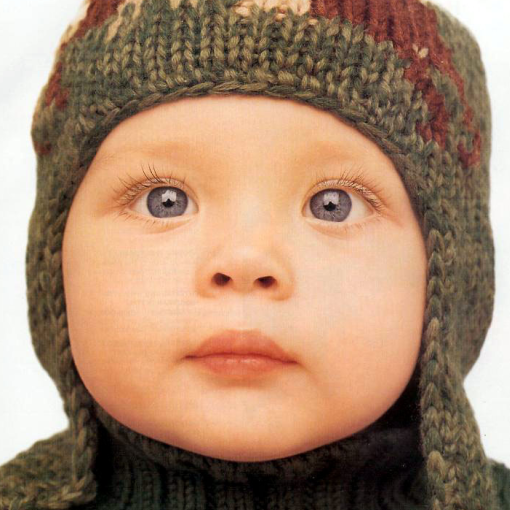
#> input picture HR_SCALE_X3/img_001_SRF_3_HR.png, 510 x 510 px; its folder holds only this picture in this run
$ jupyter execute --allow-errors PATCHES_CREATED_WITH_PSNR_AND_SSIM.ipynb   (shell and % lines are left out)
#> lines starting #> are read from the running program, lines starting #| are printed output that depends on the picture
[cell 1]
cd CANS

[cell 2]
######################### AUTOMATICALLY CREATED PATCHES OF DIFFERENT SR METHODS SUCH AS SRCNN, VDSR, FSRCNN, MDSR, PAN, CARN, A2N METHODS
import numpy as np
import cv2
import os

def create_patches(image_folder, output_folder, patch_size=(100,100)):
    """Create patches from images in a specified folder and save them to an output folder."""
#> called with image_folder = 'HR_SCALE_X3', output_folder = '1_PATCH_HR_SCALE_X3', patch_size = (100, 100)
    if not os.path.exists(output_folder):
        os.makedirs(output_folder)

    patch_index = 1
    for filename in os.listdir(image_folder):
        if filename.endswith('.jpg') or filename.endswith('.png'):
            img = cv2.imread(os.path.join(image_folder, filename))
#> img is the input picture: shape (510, 510, 3); mean B, G, R 109.3, 134.2, 167.1
            if img is None:
                continue  # Skip if the image is not read properly
            h, w, _ = img.shape
#> h = 510; w = 510
            for i in range(0, h - patch_size[0] + 1, patch_size[0]):
                for j in range(0, w - patch_size[1] + 1, patch_size[1]):
                    patch = img[i:i + patch_size[0], j:j + patch_size[1]]
                    patch_filename = f'patch_{patch_index}.png'
                    cv2.imwrite(os.path.join(output_folder, patch_filename), patch)
                    patch_index += 1
#> this loop made 5 passes
#> pass 1, in create_patches, `cv2.imwrite(os.path.join(output_folder, patch_filename), patch)`:
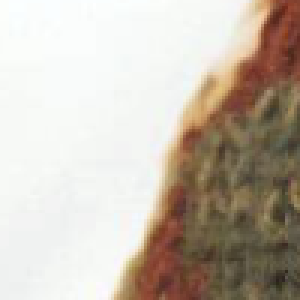
#> saved as patch_1.png: shape (100, 100, 3) (shown 3 times larger); mean B, G, R 174.5, 186.6, 196.7
#> pass 1, in create_patches, `cv2.imwrite(os.path.join(output_folder, patch_filename), patch)`:
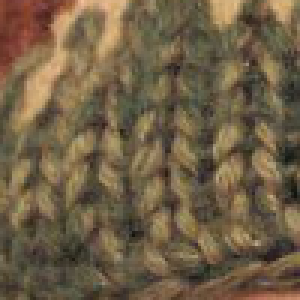
#> saved as patch_2.png: shape (100, 100, 3) (shown 3 times larger); mean B, G, R 70.1, 95.4, 112.4
#> pass 1, in create_patches, `cv2.imwrite(os.path.join(output_folder, patch_filename), patch)`:
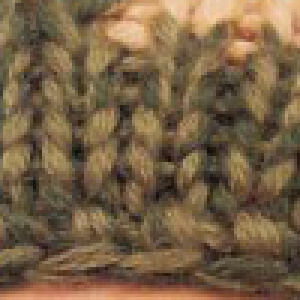
#> saved as patch_3.png: shape (100, 100, 3) (shown 3 times larger); mean B, G, R 69.6, 97, 119.8
#> pass 1, in create_patches, `cv2.imwrite(os.path.join(output_folder, patch_filename), patch)`:
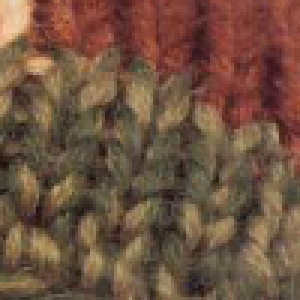
#> saved as patch_4.png: shape (100, 100, 3) (shown 3 times larger); mean B, G, R 64, 82.5, 111.5
#> after the loop, patch_index = 26

def main():
    # Define the folders containing the images
    folder1 = 'HR_SCALE_X3'  # Path to the first folder of images
    folder2 = 'MDSR_METHOD_X3'  # Path to the second folder of images
    folder3 = 'PAN_METHOD_X3'  # Path to the second folder of images
    folder4 = 'CARN_METHOD_X3'  # Path to the second folder of images
    folder5 = 'A2N_METHOD_X3'  # Path to the second folder of images

    # Create patches from both folders and save them to new folders
    create_patches(folder1, output_folder='1_PATCH_HR_SCALE_X3')
    create_patches(folder2, output_folder='2_PATCH_MDSR_METHOD_X3')
    create_patches(folder3, output_folder='3_PATCH_PAN_METHOD_X3')
    create_patches(folder4, output_folder='4_PATCH_CARN_METHOD_X3')
    create_patches(folder5, output_folder='5_PATCH_A2N_METHOD_X3')

#> (the rest of this cell did not finish here and is left out)

$ run again, on HR_SCALE_X3/img_005_SRF_3_HR.png
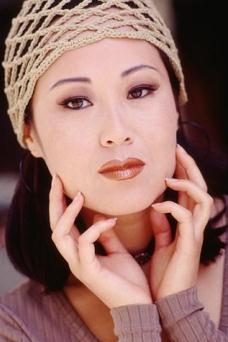
#> input picture HR_SCALE_X3/img_005_SRF_3_HR.png, 228 x 342 px
#> in create_patches, img is the input picture: shape (342, 228, 3); mean B, G, R 103.2, 110.3, 150.6
#> the loop in create_patches, `for i in range(0, h - patch_size[0] + 1, patch_size[0]):` made 3 passes
#> pass 1, in create_patches, `cv2.imwrite(os.path.join(output_folder, patch_filename), patch)`:
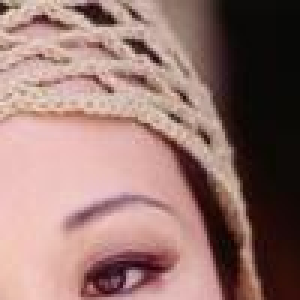
#> saved as patch_2.png: shape (100, 100, 3) (shown 3 times larger); mean B, G, R 112.6, 118.3, 150.9
#> pass 2, in create_patches, `cv2.imwrite(os.path.join(output_folder, patch_filename), patch)`:
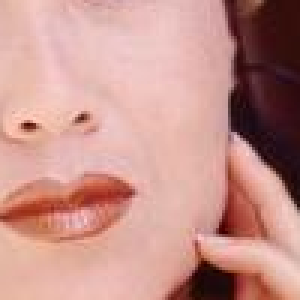
#> saved as patch_4.png: shape (100, 100, 3) (shown 3 times larger); mean B, G, R 139.8, 147.4, 197.9
#> after the loop in create_patches, `for i in range(0, h - patch_size[0] + 1, patch_size[0]):`: patch_index = 7

$ run again, on HR_SCALE_X3/img_002_SRF_3_HR.png
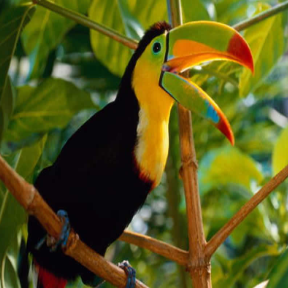
#> input picture HR_SCALE_X3/img_002_SRF_3_HR.png, 288 x 288 px
#> in create_patches, img is the input picture: shape (288, 288, 3); mean B, G, R 27, 88.5, 88
#> the loop in create_patches, `for i in range(0, h - patch_size[0] + 1, patch_size[0]):` made 2 passes
#> pass 1, in create_patches, `cv2.imwrite(os.path.join(output_folder, patch_filename), patch)`:
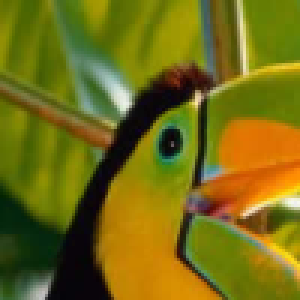
#> saved as patch_2.png: shape (100, 100, 3) (shown 3 times larger); mean B, G, R 19.4, 108.9, 116
#> pass 2, in create_patches, `cv2.imwrite(os.path.join(output_folder, patch_filename), patch)`:
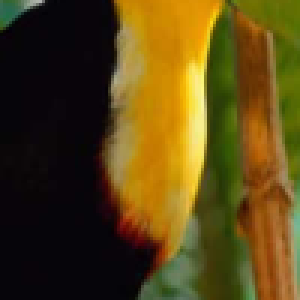
#> saved as patch_4.png: shape (100, 100, 3) (shown 3 times larger); mean B, G, R 20.1, 69.3, 88.1
#> after the loop in create_patches, `for i in range(0, h - patch_size[0] + 1, patch_size[0]):`: patch_index = 5

$ run again, on HR_SCALE_X3/img_003_SRF_3_HR.png
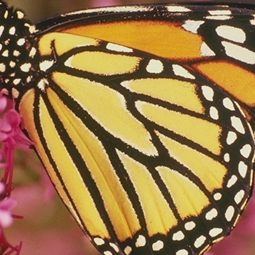
#> input picture HR_SCALE_X3/img_003_SRF_3_HR.png, 255 x 255 px
#> in create_patches, img is the input picture: shape (255, 255, 3); mean B, G, R 72.8, 119.5, 153.1
#> the loop in create_patches, `for i in range(0, h - patch_size[0] + 1, patch_size[0]):` made 2 passes
#> pass 1, in create_patches, `cv2.imwrite(os.path.join(output_folder, patch_filename), patch)`:
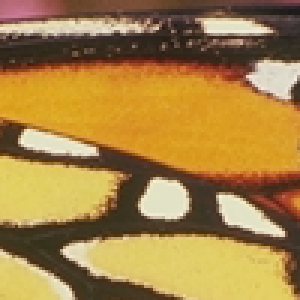
#> saved as patch_2.png: shape (100, 100, 3) (shown 3 times larger); mean B, G, R 69.8, 131.2, 165.9
#> pass 2, in create_patches, `cv2.imwrite(os.path.join(output_folder, patch_filename), patch)`:
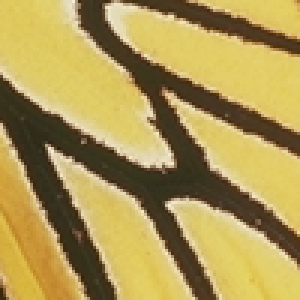
#> saved as patch_4.png: shape (100, 100, 3) (shown 3 times larger); mean B, G, R 85.4, 151.9, 173
#> after the loop in create_patches, `for i in range(0, h - patch_size[0] + 1, patch_size[0]):`: patch_index = 5

$ run again, on HR_SCALE_X3/img_004_SRF_3_HR.png
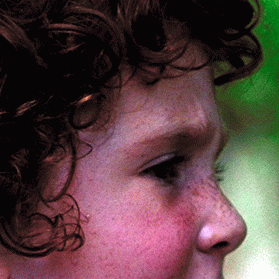
#> input picture HR_SCALE_X3/img_004_SRF_3_HR.png, 279 x 279 px
#> in create_patches, img is the input picture: shape (279, 279, 3); mean B, G, R 65.4, 64.5, 88.3
#> the loop in create_patches, `for i in range(0, h - patch_size[0] + 1, patch_size[0]):` made 2 passes
#> pass 2, in create_patches, `cv2.imwrite(os.path.join(output_folder, patch_filename), patch)`:
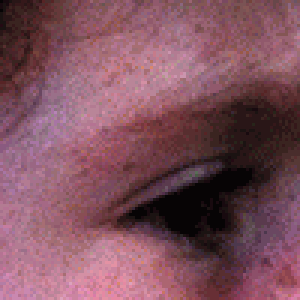
#> saved as patch_4.png: shape (100, 100, 3) (shown 3 times larger); mean B, G, R 93, 80.3, 126.1
#> after the loop in create_patches, `for i in range(0, h - patch_size[0] + 1, patch_size[0]):`: patch_index = 5
